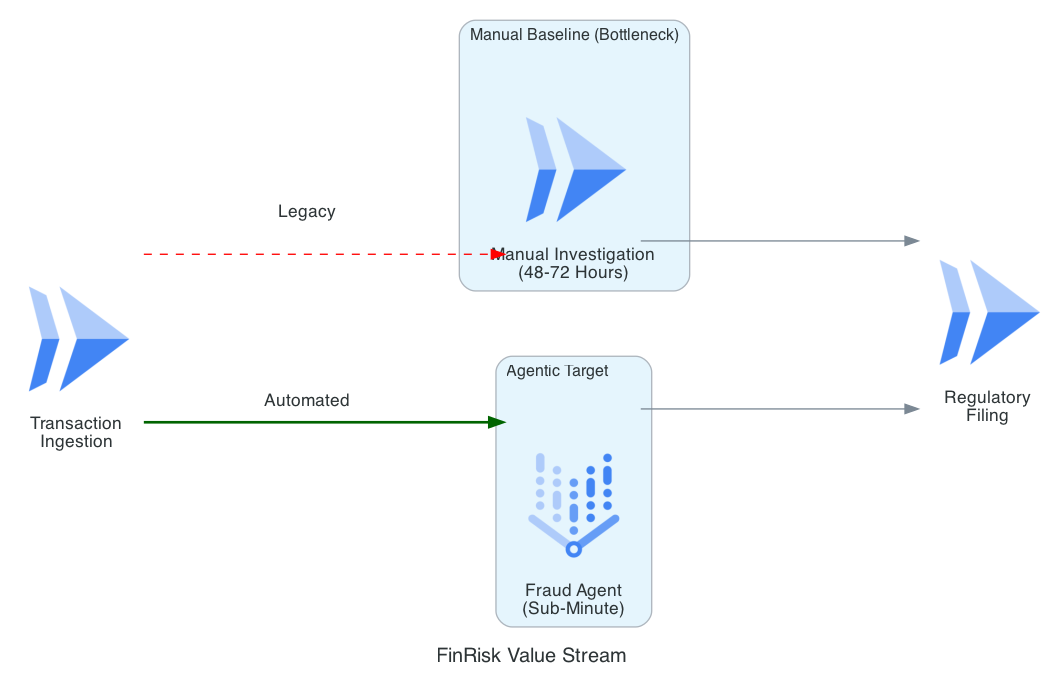

Generate this figure with Python:
from diagrams import Diagram, Cluster, Edge
from diagrams.gcp.compute import Run
from diagrams.gcp.ml import VertexAI

graph_attr = {"pad": "0.1", "nodesep": "1.2", "ranksep": "2.5", "bgcolor": "transparent"}

with Diagram("FinRisk Value Stream", show=False, filename="finrisk_value_stream", direction="LR", graph_attr=graph_attr):
    ingest = Run("Transaction\nIngestion")
    
    with Cluster("Manual Baseline (Bottleneck)"):
        manual = Run("Manual Investigation\n(48-72 Hours)")

    with Cluster("Agentic Target"):
        ai_agent = VertexAI("Fraud Agent\n(Sub-Minute)")

    filing = Run("Regulatory\nFiling")

    ingest >> Edge(label="Legacy", color="red", style="dashed") >> manual >> filing
    ingest >> Edge(label="Automated", color="darkgreen", style="bold") >> ai_agent >> filing
